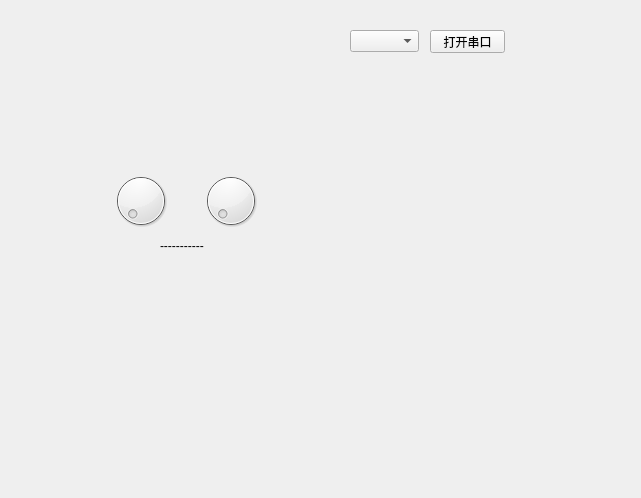
<?xml version="1.0" encoding="UTF-8"?>
<ui version="4.0">
 <class>Form</class>
 <widget class="QWidget" name="Form">
  <property name="geometry">
   <rect>
    <x>0</x>
    <y>0</y>
    <width>641</width>
    <height>498</height>
   </rect>
  </property>
  <property name="windowTitle">
   <string>Form</string>
  </property>
  <widget class="QPushButton" name="pushButton_OPEN">
   <property name="geometry">
    <rect>
     <x>430</x>
     <y>30</y>
     <width>75</width>
     <height>23</height>
    </rect>
   </property>
   <property name="text">
    <string>打开串口</string>
   </property>
  </widget>
  <widget class="QDial" name="dial">
   <property name="geometry">
    <rect>
     <x>110</x>
     <y>160</y>
     <width>61</width>
     <height>81</height>
    </rect>
   </property>
  </widget>
  <widget class="QDial" name="dial_2">
   <property name="geometry">
    <rect>
     <x>200</x>
     <y>160</y>
     <width>61</width>
     <height>81</height>
    </rect>
   </property>
  </widget>
  <widget class="QComboBox" name="comboBox">
   <property name="geometry">
    <rect>
     <x>350</x>
     <y>30</y>
     <width>69</width>
     <height>22</height>
    </rect>
   </property>
  </widget>
  <widget class="QLabel" name="label">
   <property name="geometry">
    <rect>
     <x>160</x>
     <y>240</y>
     <width>54</width>
     <height>12</height>
    </rect>
   </property>
   <property name="text">
    <string>-----------</string>
   </property>
  </widget>
 </widget>
 <resources/>
 <connections/>
</ui>
